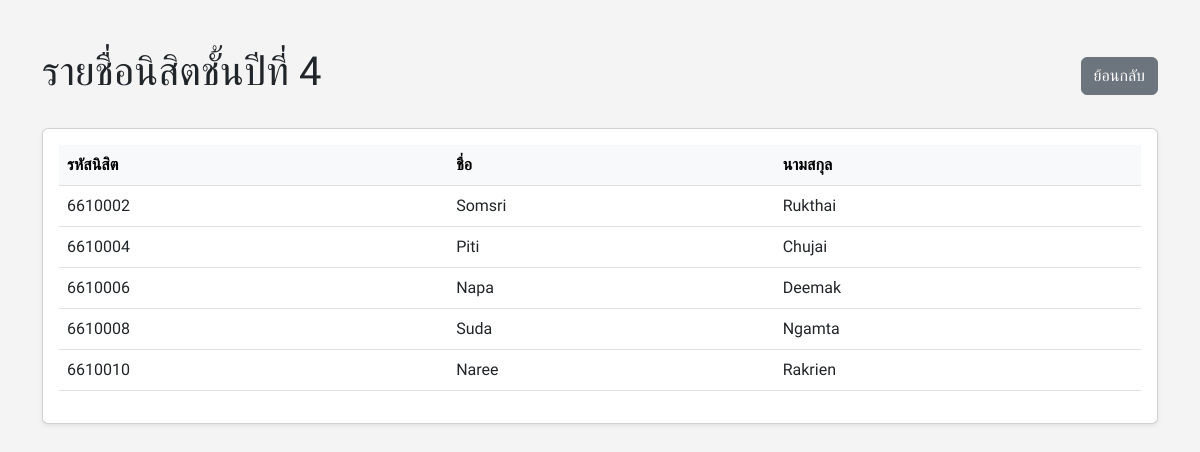
/student_list.php?year=4, run on an earlier commit of the app's database.
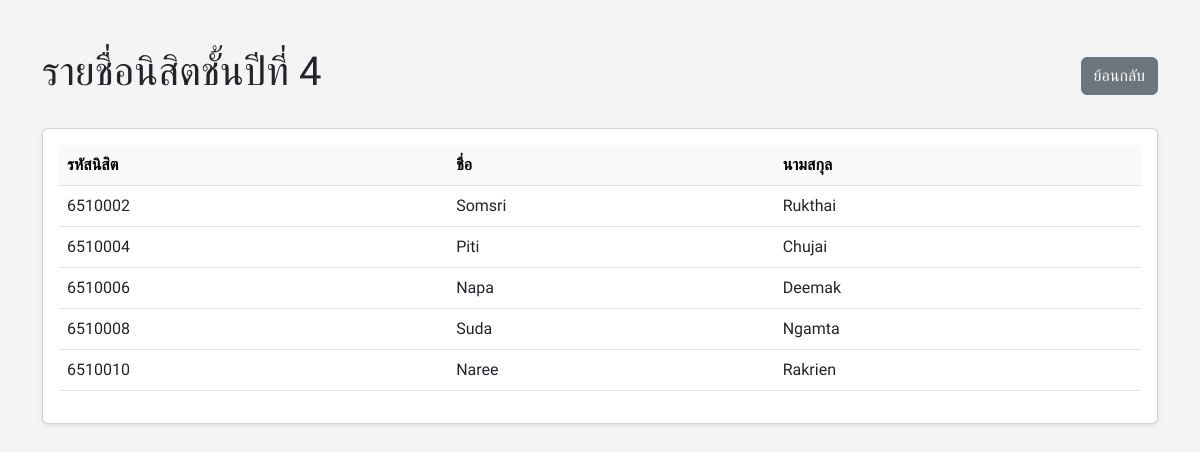
And on a later commit of the database.
### tables this page shows
CREATE TABLE `users` (
  `id` int(11) NOT NULL AUTO_INCREMENT,
  `username` varchar(50) NOT NULL UNIQUE,
  `password` varchar(255) NOT NULL,
  `role` enum('student','staff','teacher') NOT NULL,
  `first_name` varchar(100) NOT NULL,
  `last_name` varchar(100) NOT NULL,
  `title` varchar(50) DEFAULT NULL,
  `year_level` int(11) DEFAULT NULL,
  `profile_image` varchar(255) DEFAULT NULL,
  `education` text DEFAULT NULL,
  PRIMARY KEY (`id`)
);

### student_list.php (the view, shortened to what this page needs)
<?php
include 'config.php';
$year = isset($_GET['year']) ? intval($_GET['year']) : 1;
?>
<!DOCTYPE html>
<html lang="th">
<head>
    <link href="https://cdn.jsdelivr.net/npm/bootstrap@5.3.0/dist/css/bootstrap.min.css" rel="stylesheet">
    <link href="swu-theme.css" rel="stylesheet">
</head>
<body>
<div class="container mt-5">
    <div class="d-flex justify-content-between align-items-center mb-4">
        <h1>รายชื่อนิสิตชั้นปีที่ <?php echo $year; ?></h1>
        <a href="index.php#students" class="btn btn-secondary">ย้อนกลับ</a>
    </div>
    <div class="card shadow-sm">
        <div class="card-body">
            <table class="table table-hover">
                <thead class="table-light">
                    <tr>
                        <th>รหัสนิสิต</th>
                        <th>ชื่อ</th>
                        <th>นามสกุล</th>
                    </tr>
                </thead>
<tbody>
    <?php
    $sql = "SELECT username, first_name, last_name FROM users WHERE role='student' AND year_level = $year";
    $result = $conn->query($sql);
    if ($result && $result->num_rows > 0) {
        while($row = $result->fetch_assoc()):
    ?>
        <tr>
            <td><?php echo htmlspecialchars($row['username']); ?></td>
            <td><?php echo htmlspecialchars($row['first_name']); ?></td>
            <td><?php echo htmlspecialchars($row['last_name']); ?></td>
        </tr>
    <?php
        endwhile;
    } else {
        echo "<tr><td colspan='3' class='text-center'>ไม่พบรายชื่อนิสิตชั้นปีที่ $year ในระบบ</td></tr>";
    }
    ?>
</tbody>
            </table>
        </div>
    </div>
</div>
</body>
</html>

### swu-theme.css (style rules this page uses)
:root { --swu-red: #DA2128; --swu-red-hover: #b01820; --swu-grey: #636466; --swu-dark: #231F20; --bs-primary: #DA2128; --bs-primary-rgb: 218, 33, 40; --bs-secondary: #636466; --bs-secondary-rgb: 99, 100, 102; --bs-dark: #231F20; --bs-dark-rgb: 35, 31, 32; --bs-link-color: #DA2128; --bs-link-hover-color: #b01820; }

### student_list.php (style rules this page uses)
body { font-family: 'Kanit', sans-serif; background-color: #f4f4f4; }

What changed in the data, as far as the page shows it:
changed users "Somsri": username "6610002" → "6510002"
changed users "Piti": username "6610004" → "6510004"
changed users "Napa": username "6610006" → "6510006"
changed users "Suda": username "6610008" → "6510008"
changed users "Naree": username "6610010" → "6510010"
